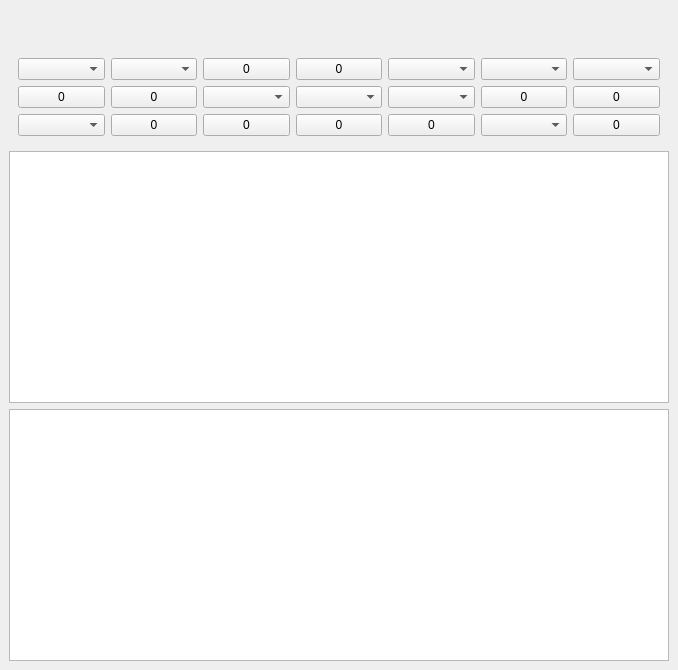
<?xml version="1.0" encoding="UTF-8"?>
<ui version="4.0">
 <class>MainWindow</class>
 <widget class="QMainWindow" name="MainWindow">
  <property name="geometry">
   <rect>
    <x>0</x>
    <y>0</y>
    <width>678</width>
    <height>670</height>
   </rect>
  </property>
  <property name="windowTitle">
   <string>MainWindow</string>
  </property>
  <widget class="QWidget" name="centralwidget">
   <layout class="QGridLayout" name="gridLayout_3" rowstretch="0,10,10" rowminimumheight="0,10,10">
    <item row="0" column="0">
     <widget class="QStackedWidget" name="stackedWidget">
      <property name="styleSheet">
       <string notr="true"/>
      </property>
      <property name="currentIndex">
       <number>0</number>
      </property>
      <widget class="QWidget" name="pageA">
       <layout class="QGridLayout" name="gridLayout_2" rowstretch="0,10,10,10" columnstretch="10,10,10,10,10,10,10" rowminimumheight="0,10,10,10" columnminimumwidth="10,10,10,10,10,10,10">
        <item row="2" column="3">
         <widget class="QComboBox" name="t11Interrelationship">
          <property name="sizePolicy">
           <sizepolicy hsizetype="Preferred" vsizetype="Preferred">
            <horstretch>0</horstretch>
            <verstretch>0</verstretch>
           </sizepolicy>
          </property>
         </widget>
        </item>
        <item row="3" column="2">
         <widget class="QPushButton" name="t17ChangeOfLine">
          <property name="sizePolicy">
           <sizepolicy hsizetype="Preferred" vsizetype="Preferred">
            <horstretch>0</horstretch>
            <verstretch>0</verstretch>
           </sizepolicy>
          </property>
          <property name="text">
           <string>0</string>
          </property>
         </widget>
        </item>
        <item row="1" column="1">
         <widget class="QComboBox" name="t02DecorativeSymbol">
          <property name="sizePolicy">
           <sizepolicy hsizetype="Preferred" vsizetype="Preferred">
            <horstretch>0</horstretch>
            <verstretch>0</verstretch>
           </sizepolicy>
          </property>
         </widget>
        </item>
        <item row="3" column="4">
         <widget class="QPushButton" name="t19NextItem">
          <property name="sizePolicy">
           <sizepolicy hsizetype="Preferred" vsizetype="Preferred">
            <horstretch>0</horstretch>
            <verstretch>0</verstretch>
           </sizepolicy>
          </property>
          <property name="text">
           <string>0</string>
          </property>
         </widget>
        </item>
        <item row="2" column="4">
         <widget class="QComboBox" name="t12Parentheses">
          <property name="sizePolicy">
           <sizepolicy hsizetype="Preferred" vsizetype="Preferred">
            <horstretch>0</horstretch>
            <verstretch>0</verstretch>
           </sizepolicy>
          </property>
         </widget>
        </item>
        <item row="1" column="5">
         <widget class="QComboBox" name="t06Integral">
          <property name="sizePolicy">
           <sizepolicy hsizetype="Preferred" vsizetype="Preferred">
            <horstretch>0</horstretch>
            <verstretch>0</verstretch>
           </sizepolicy>
          </property>
         </widget>
        </item>
        <item row="2" column="0">
         <widget class="QPushButton" name="t08VerticalDivision">
          <property name="sizePolicy">
           <sizepolicy hsizetype="Preferred" vsizetype="Preferred">
            <horstretch>0</horstretch>
            <verstretch>0</verstretch>
           </sizepolicy>
          </property>
          <property name="text">
           <string>0</string>
          </property>
         </widget>
        </item>
        <item row="3" column="3">
         <widget class="QPushButton" name="t18PreviousItem">
          <property name="sizePolicy">
           <sizepolicy hsizetype="Preferred" vsizetype="Preferred">
            <horstretch>0</horstretch>
            <verstretch>0</verstretch>
           </sizepolicy>
          </property>
          <property name="text">
           <string>0</string>
          </property>
         </widget>
        </item>
        <item row="3" column="0">
         <widget class="QComboBox" name="t15Procession">
          <property name="sizePolicy">
           <sizepolicy hsizetype="Preferred" vsizetype="Preferred">
            <horstretch>0</horstretch>
            <verstretch>0</verstretch>
           </sizepolicy>
          </property>
         </widget>
        </item>
        <item row="1" column="0">
         <widget class="QComboBox" name="t01Braille">
          <property name="sizePolicy">
           <sizepolicy hsizetype="Preferred" vsizetype="Preferred">
            <horstretch>0</horstretch>
            <verstretch>0</verstretch>
           </sizepolicy>
          </property>
         </widget>
        </item>
        <item row="1" column="2">
         <widget class="QPushButton" name="t03Fountain">
          <property name="sizePolicy">
           <sizepolicy hsizetype="Preferred" vsizetype="Preferred">
            <horstretch>0</horstretch>
            <verstretch>0</verstretch>
           </sizepolicy>
          </property>
          <property name="text">
           <string>0</string>
          </property>
         </widget>
        </item>
        <item row="2" column="6">
         <widget class="QPushButton" name="t14StackingVertically">
          <property name="sizePolicy">
           <sizepolicy hsizetype="Preferred" vsizetype="Preferred">
            <horstretch>0</horstretch>
            <verstretch>0</verstretch>
           </sizepolicy>
          </property>
          <property name="text">
           <string>0</string>
          </property>
         </widget>
        </item>
        <item row="2" column="5">
         <widget class="QPushButton" name="t13Case">
          <property name="sizePolicy">
           <sizepolicy hsizetype="Preferred" vsizetype="Preferred">
            <horstretch>0</horstretch>
            <verstretch>0</verstretch>
           </sizepolicy>
          </property>
          <property name="text">
           <string>0</string>
          </property>
         </widget>
        </item>
        <item row="1" column="3">
         <widget class="QPushButton" name="t04CloseCall">
          <property name="sizePolicy">
           <sizepolicy hsizetype="Preferred" vsizetype="Preferred">
            <horstretch>0</horstretch>
            <verstretch>0</verstretch>
           </sizepolicy>
          </property>
          <property name="text">
           <string>0</string>
          </property>
         </widget>
        </item>
        <item row="3" column="6">
         <widget class="QPushButton" name="t21PutItIn">
          <property name="sizePolicy">
           <sizepolicy hsizetype="Preferred" vsizetype="Preferred">
            <horstretch>0</horstretch>
            <verstretch>0</verstretch>
           </sizepolicy>
          </property>
          <property name="text">
           <string>0</string>
          </property>
         </widget>
        </item>
        <item row="3" column="5">
         <widget class="QComboBox" name="t20ChangeFormulaFormat">
          <property name="sizePolicy">
           <sizepolicy hsizetype="Preferred" vsizetype="Preferred">
            <horstretch>0</horstretch>
            <verstretch>0</verstretch>
           </sizepolicy>
          </property>
         </widget>
        </item>
        <item row="1" column="4">
         <widget class="QComboBox" name="t05Sum">
          <property name="sizePolicy">
           <sizepolicy hsizetype="Preferred" vsizetype="Preferred">
            <horstretch>0</horstretch>
            <verstretch>0</verstretch>
           </sizepolicy>
          </property>
         </widget>
        </item>
        <item row="2" column="1">
         <widget class="QPushButton" name="t09LeastCommonMultipleOrMaximumCommonDivisor">
          <property name="sizePolicy">
           <sizepolicy hsizetype="Preferred" vsizetype="Preferred">
            <horstretch>0</horstretch>
            <verstretch>0</verstretch>
           </sizepolicy>
          </property>
          <property name="text">
           <string>0</string>
          </property>
         </widget>
        </item>
        <item row="3" column="1">
         <widget class="QPushButton" name="t16LineUp">
          <property name="sizePolicy">
           <sizepolicy hsizetype="Preferred" vsizetype="Preferred">
            <horstretch>0</horstretch>
            <verstretch>0</verstretch>
           </sizepolicy>
          </property>
          <property name="text">
           <string>0</string>
          </property>
         </widget>
        </item>
        <item row="2" column="2">
         <widget class="QComboBox" name="t10TheTransformationOfTheNumberOfDigits">
          <property name="sizePolicy">
           <sizepolicy hsizetype="Preferred" vsizetype="Preferred">
            <horstretch>0</horstretch>
            <verstretch>0</verstretch>
           </sizepolicy>
          </property>
         </widget>
        </item>
        <item row="1" column="6">
         <widget class="QComboBox" name="t07Extreme">
          <property name="sizePolicy">
           <sizepolicy hsizetype="Preferred" vsizetype="Preferred">
            <horstretch>0</horstretch>
            <verstretch>0</verstretch>
           </sizepolicy>
          </property>
         </widget>
        </item>
        <item row="0" column="0" colspan="7">
         <spacer name="vsA">
          <property name="orientation">
           <enum>Qt::Vertical</enum>
          </property>
          <property name="sizeHint" stdset="0">
           <size>
            <width>20</width>
            <height>40</height>
           </size>
          </property>
         </spacer>
        </item>
       </layout>
      </widget>
      <widget class="QWidget" name="pageB">
       <layout class="QGridLayout" name="gridLayout" rowstretch="0,10,10" columnstretch="10,10,10,10,10,10,10,10" rowminimumheight="0,10,10" columnminimumwidth="10,10,10,10,10,10,10,10">
        <item row="2" column="6">
         <widget class="QComboBox" name="t115ZoomInOnTheScreen">
          <property name="sizePolicy">
           <sizepolicy hsizetype="Preferred" vsizetype="Preferred">
            <horstretch>0</horstretch>
            <verstretch>0</verstretch>
           </sizepolicy>
          </property>
         </widget>
        </item>
        <item row="1" column="4">
         <widget class="QComboBox" name="t105OperationsAndLogicalSymbols">
          <property name="sizePolicy">
           <sizepolicy hsizetype="Preferred" vsizetype="Preferred">
            <horstretch>0</horstretch>
            <verstretch>0</verstretch>
           </sizepolicy>
          </property>
         </widget>
        </item>
        <item row="2" column="2">
         <widget class="QPushButton" name="t111LineByLineArea">
          <property name="sizePolicy">
           <sizepolicy hsizetype="Minimum" vsizetype="Preferred">
            <horstretch>0</horstretch>
            <verstretch>0</verstretch>
           </sizepolicy>
          </property>
          <property name="text">
           <string>0</string>
          </property>
         </widget>
        </item>
        <item row="1" column="7">
         <widget class="QComboBox" name="t108EquationMacros">
          <property name="sizePolicy">
           <sizepolicy hsizetype="Preferred" vsizetype="Preferred">
            <horstretch>0</horstretch>
            <verstretch>0</verstretch>
           </sizepolicy>
          </property>
         </widget>
        </item>
        <item row="1" column="0">
         <widget class="QComboBox" name="t101GreekCapitalLetters">
          <property name="sizePolicy">
           <sizepolicy hsizetype="Preferred" vsizetype="Preferred">
            <horstretch>0</horstretch>
            <verstretch>0</verstretch>
           </sizepolicy>
          </property>
         </widget>
        </item>
        <item row="2" column="1">
         <widget class="QPushButton" name="t110LetterByLetterArea">
          <property name="sizePolicy">
           <sizepolicy hsizetype="Minimum" vsizetype="Preferred">
            <horstretch>0</horstretch>
            <verstretch>0</verstretch>
           </sizepolicy>
          </property>
          <property name="text">
           <string>0</string>
          </property>
         </widget>
        </item>
        <item row="1" column="5">
         <widget class="QComboBox" name="t106Arrow">
          <property name="sizePolicy">
           <sizepolicy hsizetype="Preferred" vsizetype="Preferred">
            <horstretch>0</horstretch>
            <verstretch>0</verstretch>
           </sizepolicy>
          </property>
         </widget>
        </item>
        <item row="2" column="4">
         <widget class="QComboBox" name="t113LetterSize">
          <property name="sizePolicy">
           <sizepolicy hsizetype="Preferred" vsizetype="Preferred">
            <horstretch>0</horstretch>
            <verstretch>0</verstretch>
           </sizepolicy>
          </property>
         </widget>
        </item>
        <item row="2" column="3">
         <widget class="QComboBox" name="t112Font">
          <property name="sizePolicy">
           <sizepolicy hsizetype="Preferred" vsizetype="Preferred">
            <horstretch>0</horstretch>
            <verstretch>0</verstretch>
           </sizepolicy>
          </property>
         </widget>
        </item>
        <item row="1" column="6">
         <widget class="QComboBox" name="t107OtherSymbols">
          <property name="sizePolicy">
           <sizepolicy hsizetype="Preferred" vsizetype="Preferred">
            <horstretch>0</horstretch>
            <verstretch>0</verstretch>
           </sizepolicy>
          </property>
         </widget>
        </item>
        <item row="2" column="0">
         <widget class="QPushButton" name="t109CharacterTable">
          <property name="sizePolicy">
           <sizepolicy hsizetype="Minimum" vsizetype="Preferred">
            <horstretch>0</horstretch>
            <verstretch>0</verstretch>
           </sizepolicy>
          </property>
          <property name="text">
           <string>0</string>
          </property>
         </widget>
        </item>
        <item row="1" column="2">
         <widget class="QComboBox" name="t103GreekSymbols">
          <property name="sizePolicy">
           <sizepolicy hsizetype="Preferred" vsizetype="Preferred">
            <horstretch>0</horstretch>
            <verstretch>0</verstretch>
           </sizepolicy>
          </property>
         </widget>
        </item>
        <item row="1" column="1">
         <widget class="QComboBox" name="t102GreekLowercaseLetters">
          <property name="sizePolicy">
           <sizepolicy hsizetype="Preferred" vsizetype="Preferred">
            <horstretch>0</horstretch>
            <verstretch>0</verstretch>
           </sizepolicy>
          </property>
         </widget>
        </item>
        <item row="1" column="3">
         <widget class="QComboBox" name="t104SumAndSetSymbol">
          <property name="sizePolicy">
           <sizepolicy hsizetype="Preferred" vsizetype="Preferred">
            <horstretch>0</horstretch>
            <verstretch>0</verstretch>
           </sizepolicy>
          </property>
         </widget>
        </item>
        <item row="2" column="5">
         <widget class="QComboBox" name="t114TheColorOfTheLetters">
          <property name="sizePolicy">
           <sizepolicy hsizetype="Preferred" vsizetype="Preferred">
            <horstretch>0</horstretch>
            <verstretch>0</verstretch>
           </sizepolicy>
          </property>
         </widget>
        </item>
        <item row="0" column="0" colspan="8">
         <spacer name="vsB">
          <property name="orientation">
           <enum>Qt::Vertical</enum>
          </property>
          <property name="sizeHint" stdset="0">
           <size>
            <width>20</width>
            <height>40</height>
           </size>
          </property>
         </spacer>
        </item>
       </layout>
      </widget>
     </widget>
    </item>
    <item row="1" column="0">
     <widget class="QTextEdit" name="teInputA"/>
    </item>
    <item row="2" column="0">
     <widget class="QTextEdit" name="teInputB"/>
    </item>
   </layout>
  </widget>
 </widget>
 <resources/>
 <connections/>
</ui>
